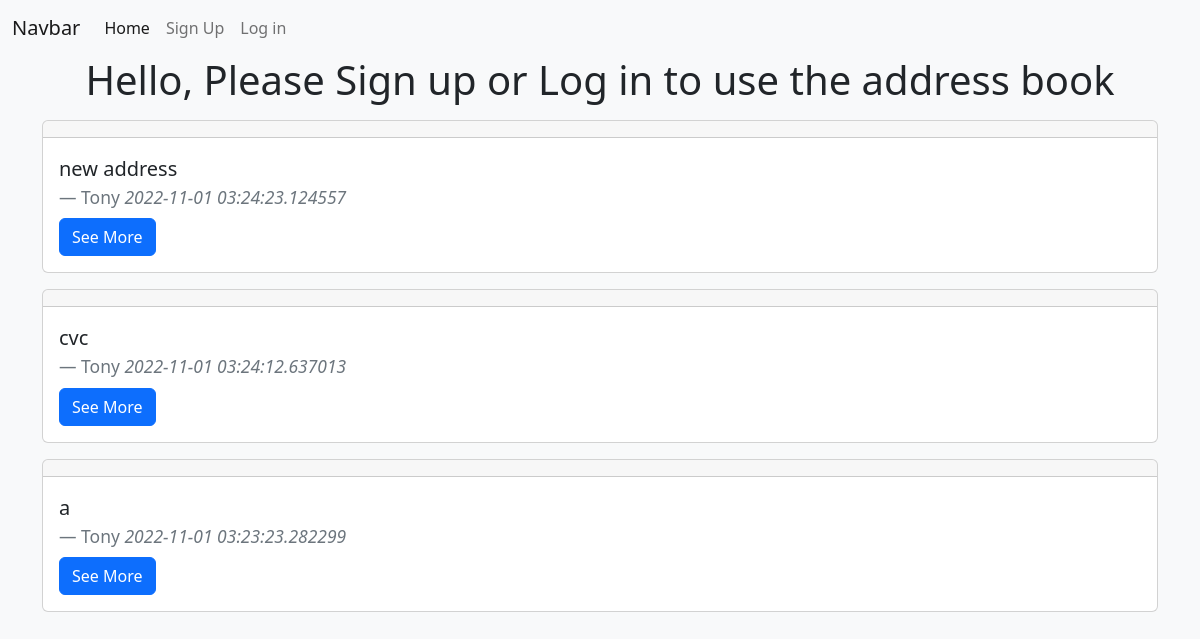
Before: / with the older database file.
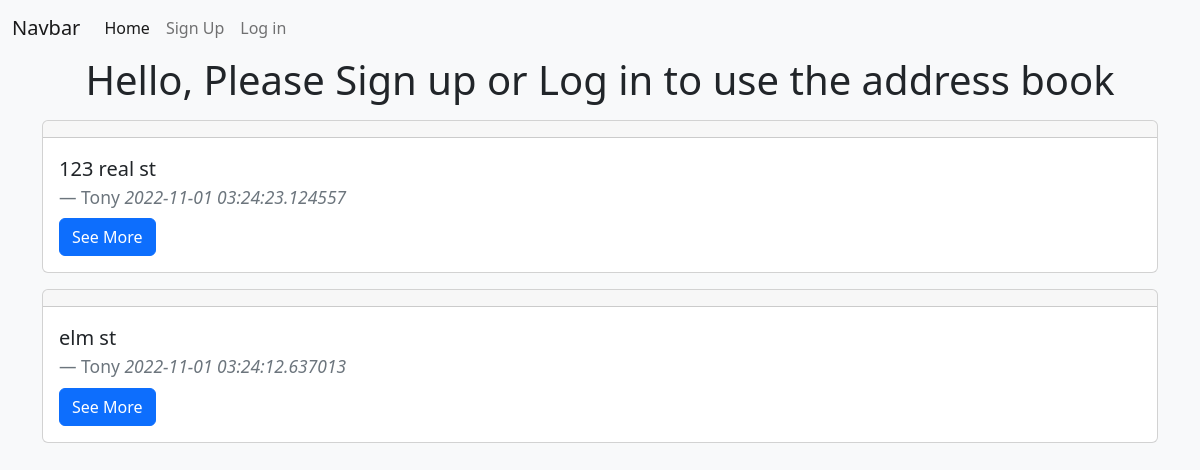
After: the same page with the newer database file.
### app/models.py (models this page shows, shortened)
class Address(db.Model):
    id = db.Column(db.Integer, primary_key=True)
    address = db.Column(db.String(80), nullable=False)
    date_created = db.Column(db.DateTime, nullable=False, default = datetime.utcnow)
    user_id = db.Column(db.Integer, db.ForeignKey('user.id'))

class User(db.Model, UserMixin):
    id = db.Column(db.Integer, primary_key=True)
    first_name = db.Column(db.String(80), unique=True, nullable=False)
    last_name = db.Column(db.String(120), unique=True, nullable=False)
    phone_number = db.Column(db.String(80), unique=True, nullable=False)
    address = db.Column(db.String(80), unique=True, nullable=False)
    date_created = db.Column(db.DateTime, nullable=False, default = datetime.utcnow)
    posts = db.relationship('Address', backref='author', lazy= 'dynamic')
    def __str__(self):
        return self.first_name

### app/routes.py (the view)
@app.route('/')
def index():
    addresses = Address.query.order_by(Address.date_created.desc()).all()
    return render_template('index.html', addresses=addresses)

### app/templates/index.html (shortened to what this page needs)
{% extends "base.html" %}
{% block content %}
    {% if current_user.is_authenticated %}
        <h1 class="text-center">Hello {{ current_user }}</h1>
    {% else %}
        <h1 class="text-center">Hello, Please Sign up or Log in to use the address book</h1>
    {% endif %}
    {% for address in addresses %}
    <div class="card my-3">
        <div class="card-header">
        </div>
        <div class="card-body">
          <blockquote class="blockquote mb-0">
            <p>{{ address.address }}</p>
            <footer class="blockquote-footer">{{ address.author }} <cite title="Source Title">{{ address.date_created }}</cite></footer>
          </blockquote>
          <a href="{{ url_for('get_address', address_id=address.id) }}" class="btn btn-primary mt-2">See More</a>
        </div>
      </div>
    {% endfor %}
{% endblock content %}

### app/templates/base.html (shortened to what this page needs)
<!DOCTYPE html>
<html lang="en">
<head>
<link href="https://cdn.jsdelivr.net/npm/bootstrap@5.2.2/dist/css/bootstrap.min.css" rel="stylesheet">
</head>
<body class="bg-light">
      {% include 'nav.html' %}
      <div class="container">
            {% block content %}
            {% endblock %}
      </div>
</body>
</html>

### app/templates/nav.html (shortened to what this page needs)
<nav class="navbar navbar-expand-lg bg-light">
    <div class="container-fluid">
      <a class="navbar-brand" href="{{ url_for('index') }}">Navbar</a>
      <div class="collapse navbar-collapse" id="navbarNavAltMarkup">
        <div class="navbar-nav">
          <a class="nav-link active" aria-current="{{ url_for('index') }}" href="{{ url_for('index') }}">Home</a>
          {% if current_user.is_authenticated %}
            <a class="nav-link" href="{{ url_for('create') }}">Create</a>
            <a class="nav-link" href="{{ url_for('logout') }}">Log Out</a>
          {% else %}
            <a class="nav-link" href="{{ url_for('signup') }}">Sign Up</a>
            <a class="nav-link" href="{{ url_for('login') }}">Log in</a>
          {% endif %}
        </div>
      </div>
    </div>
  </nav>

Changed rows visible on the page:
removed Address: address "a", author "Tony", date_created "2022-11-01 03:23:23.282299"
changed Address: address "new address" → "123 real st"
changed Address: address "cvc" → "elm st"
